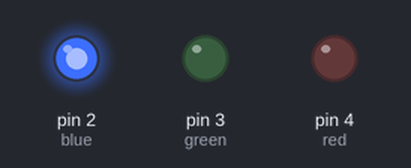
A program run on a simulated MicroPython board. Parts: output pins drawn as LEDs (lit = HIGH).

Above: at 0.2 s.
At 1.2 s:
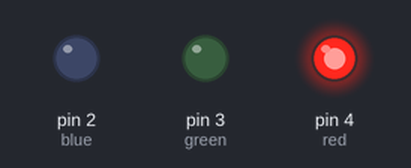
At 2.2 s:
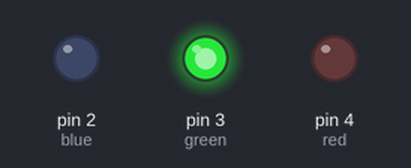
At 5.7 s:
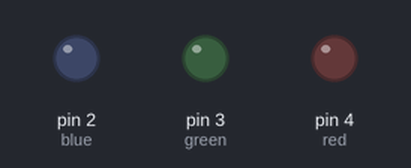
Timing chart, 0 to 6.9 s (numbered marks = the images above):
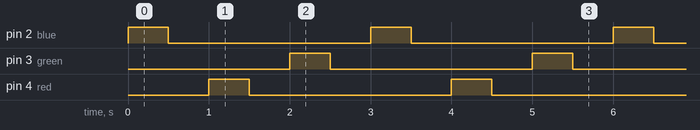

Measured:
- by itself, pin 2 (blue), pin 3 (green), pin 4 (red): alternates HIGH for 0.50 s and LOW for 2.5 s
- by itself, everything shown: repeats every 3.0 s, in 6 steps

The program:

main.py
```python
import time
from machine import Pin

blue = Pin(2, Pin.OUT)
red = Pin(4, Pin.OUT)
green = Pin(3, Pin.OUT)

while True:
    blue.value(1)
    time.sleep(0.5)
    blue.value(0)
    time.sleep(0.5)

    red.value(1)
    time.sleep(0.5)
    red.value(0)
    time.sleep(0.5)

    green.value(1)
    time.sleep(0.5)
    green.value(0)
    time.sleep(0.5)
```
